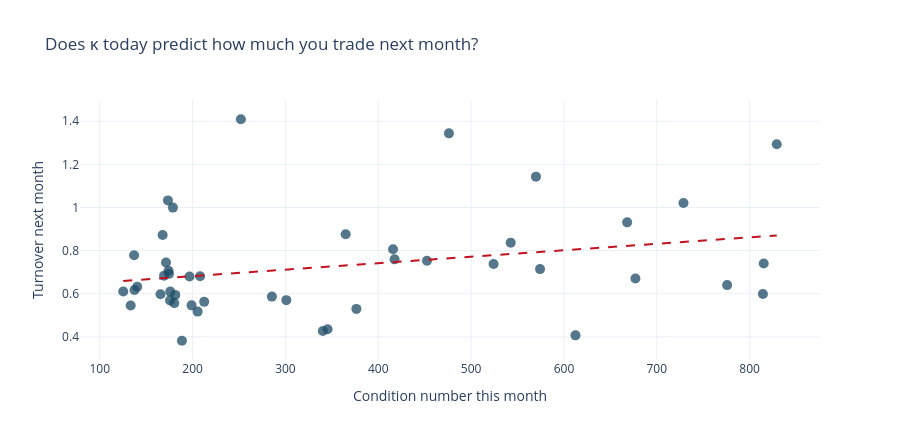

Notebook code for this chart:
### Code cell
# Does a high condition number this month predict heavy trading next month?
hist["turnover_next"] = hist["turnover"].shift(-1)
pair = hist[["kappa", "turnover_next"]].dropna()
r_p, p_p = sps.pearsonr(pair["kappa"], pair["turnover_next"])
r_s, p_s = sps.spearmanr(pair["kappa"], pair["turnover_next"])

fig = go.Figure(go.Scatter(x=pair["kappa"], y=pair["turnover_next"], mode="markers",
                           marker=dict(size=10, color=AIRM_COLOURS[0], opacity=0.75)))
slope, icept, *_ = sps.linregress(pair["kappa"], pair["turnover_next"])
xs = np.linspace(pair["kappa"].min(), pair["kappa"].max(), 50)
fig.add_trace(go.Scatter(x=xs, y=icept + slope*xs, mode="lines",
                         line=dict(color=AIRM_COLOURS[1], width=2, dash="dash"),
                         name="fit"))
fig.update_layout(title="Does κ today predict how much you trade next month?",
                  template=AIRM_TEMPLATE, height=440, showlegend=False,
                  xaxis_title="Condition number this month",
                  yaxis_title="Turnover next month")
fig.show()

print(f"Pearson  r = {r_p:+.3f}  (p = {p_p:.3f})")
print(f"Spearman r = {r_s:+.3f}  (p = {p_s:.3f})")
print(f"n = {len(pair)} months\n")
print("The relationship points the right way -- higher κ, more churn -- but with only")
print(f"{len(pair)} observations neither test clears the 5% level (Pearson is marginal).")
print("\nThe honest conclusion: κ is a sound diagnostic of the OPTIMISATION PROBLEM, and we")
print("proved in Module B that it governs error amplification. Whether it forecasts realised")
print("turnover month-to-month is a separate, harder claim -- and this sample cannot")
print("establish it. Reporting the weak result is the correct thing to do.")

### Figure 1 — Plotly figure (JSON) as saved in the notebook; plotly's stock layout.template omitted (floating-point values rounded to 4 significant figures)
{"data": [{"marker": {"color": "#1b4965", "opacity": 0.75, "size": 10}, "mode": "markers", "type": "scatter", "x": [175.7, 196.7, 173.4, 137.4, 137.0, 125.3, 133.3, 140.4, 169.2, 165.4, 167.7, 178.8, 171.3, 175.9, 174.5, 188.5, 180.3, 212.5, 252.0, 364.9, 417.6, 415.9, 452.5, 476.1, 542.6, 574.3, 524.2, 612.4, 677.0, 775.8, 829.2, 815.2, 814.3, 728.8, 668.1, 569.9, 376.4, 345.4, 340.3, 300.9, 285.4, 208.1, 205.4, 198.9, 181.3, 174.1], "y": [0.5693, 0.6799, 1.033, 0.6178, 0.7785, 0.6104, 0.5453, 0.6327, 0.6836, 0.5974, 0.8726, 0.9996, 0.7449, 0.61, 0.6922, 0.3821, 0.5568, 0.5624, 1.409, 0.8757, 0.7595, 0.806, 0.7535, 1.344, 0.837, 0.7144, 0.7379, 0.407, 0.6709, 0.6401, 1.294, 0.7406, 0.599, 1.021, 0.9311, 1.143, 0.5298, 0.4357, 0.427, 0.5704, 0.5868, 0.6814, 0.5173, 0.5462, 0.5948, 0.7069]}, {"line": {"color": "#c1121f", "dash": "dash", "width": 2}, "mode": "lines", "name": "fit", "type": "scatter", "x": [125.3, 139.7, 154.0, 168.4, 182.8, 197.1, 211.5, 225.9, 240.2, 254.6, 269.0, 283.3, 297.7, 312.1, 326.4, 340.8, 355.1, 369.5, 383.9, 398.2, 412.6, 427.0, 441.3, 455.7, 470.1, 484.4, 498.8, 513.2, 527.5, 541.9, 556.3, 570.6, 585.0, 599.4, 613.7, 628.1, 642.5, 656.8, 671.2, 685.6, 699.9, 714.3, 728.7, 743.0, 757.4, 771.8, 786.1, 800.5, 814.9, 829.2], "y": [0.6597, 0.664, 0.6683, 0.6726, 0.6769, 0.6812, 0.6855, 0.6898, 0.6941, 0.6984, 0.7027, 0.707, 0.7113, 0.7156, 0.7199, 0.7242, 0.7285, 0.7328, 0.7371, 0.7414, 0.7457, 0.75, 0.7543, 0.7586, 0.7629, 0.7672, 0.7714, 0.7757, 0.78, 0.7843, 0.7886, 0.7929, 0.7972, 0.8015, 0.8058, 0.8101, 0.8144, 0.8187, 0.823, 0.8273, 0.8316, 0.8359, 0.8402, 0.8445, 0.8488, 0.8531, 0.8574, 0.8617, 0.866, 0.8703]}], "layout": {"height": 440, "showlegend": false, "title": {"text": "Does κ today predict how much you trade next month?"}, "xaxis": {"title": {"text": "Condition number this month"}}, "yaxis": {"title": {"text": "Turnover next month"}}}}
